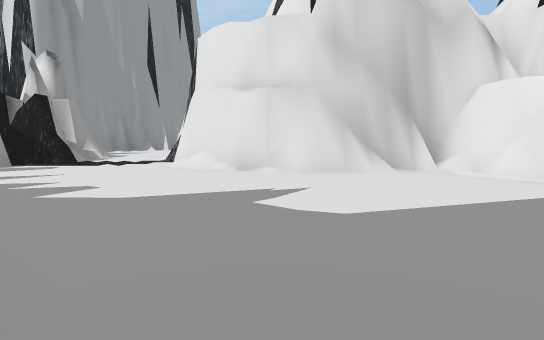
View 1 (above)

24 first-person views from a walk through a scene from a Unity 3-D project. The camera is 1.2 m above the floor, tilts 6° down and sees 75° across. The floor is counted in squares, 2 m on a side. Each view is taken from the middle of a square. On the plan, view 1 faces up. The plan holds only what a view shows up to about 10 squares ahead; the rest is blank. The place goes on beyond the plan. Some animated figures are left out.

View 2
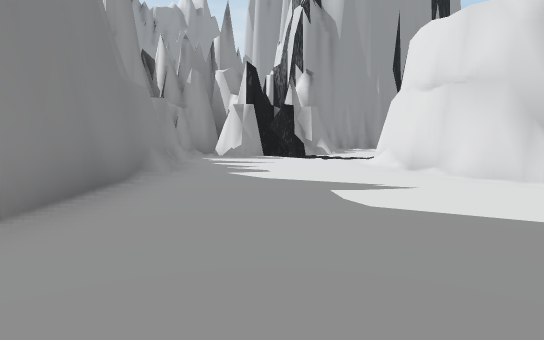

View 3
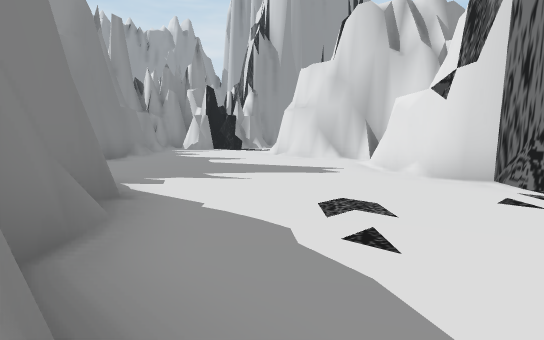

View 4
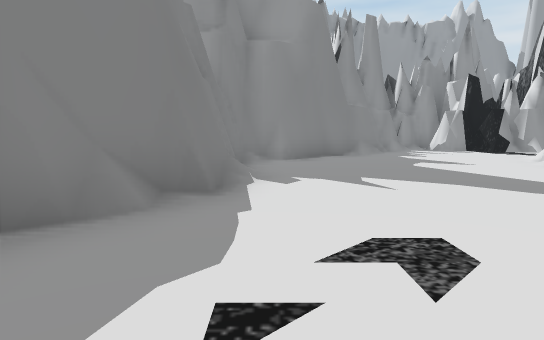

View 5
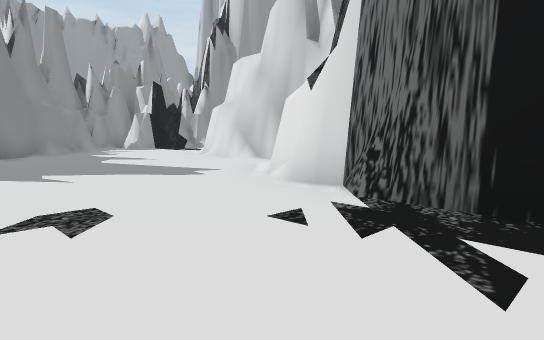

View 6
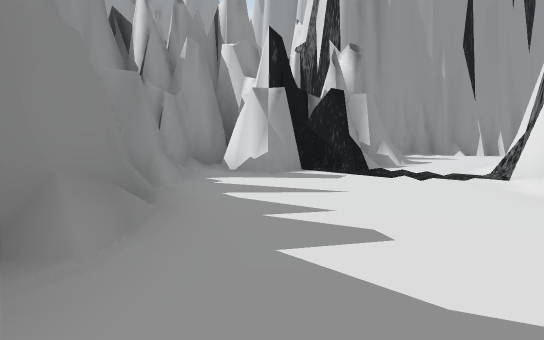

View 7
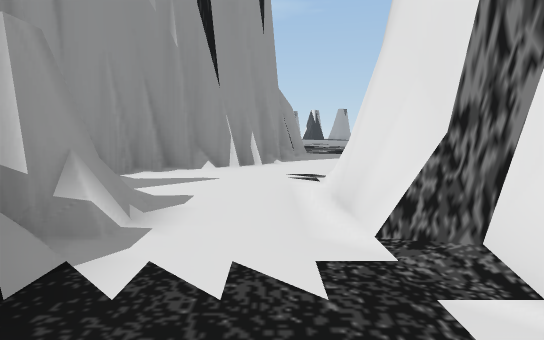

View 8
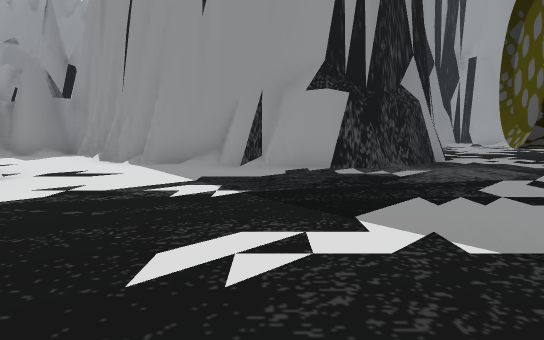

View 9
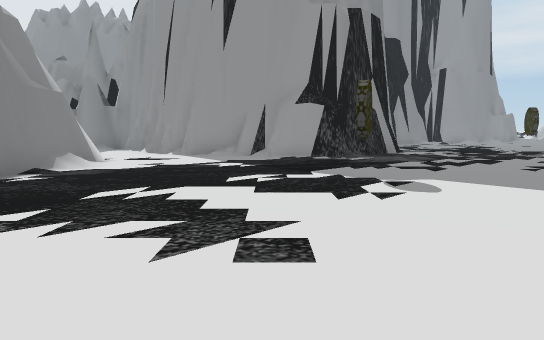

View 10
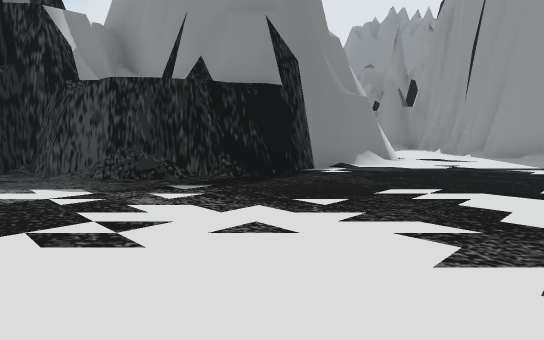

View 11
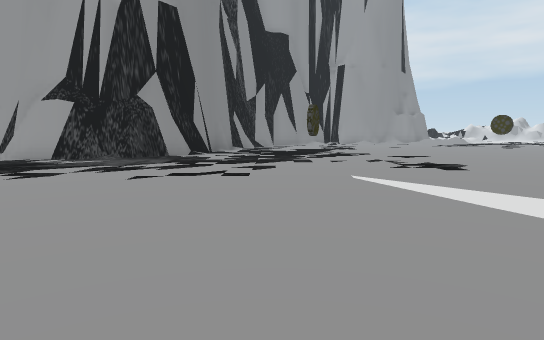

View 12
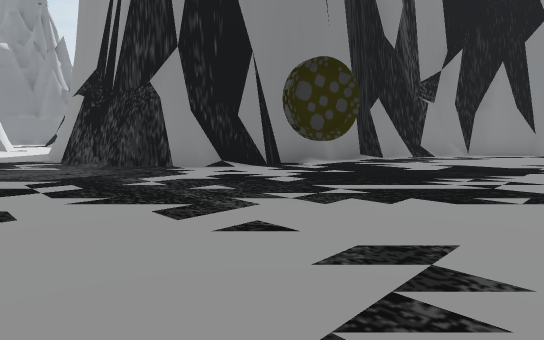

View 13
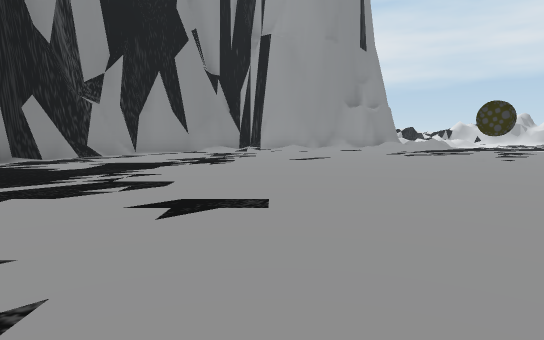

View 14
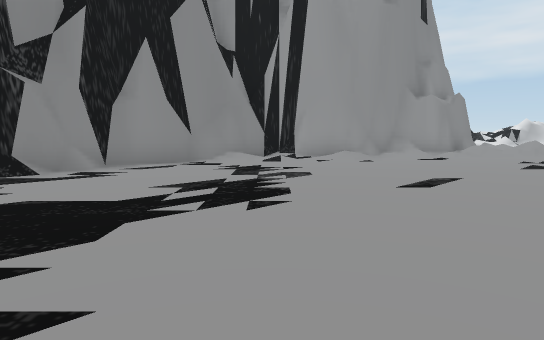

View 15
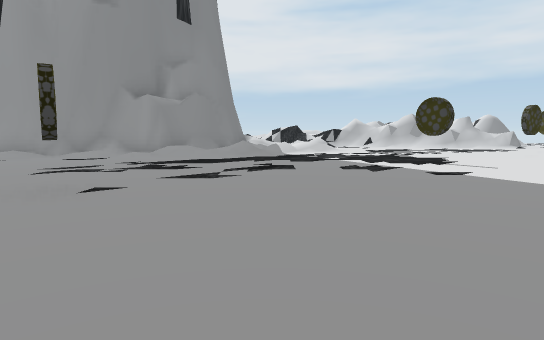

View 16
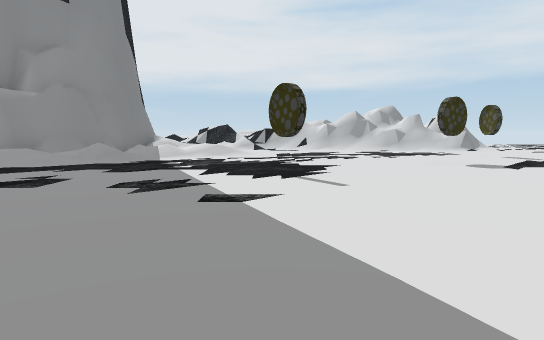

View 17
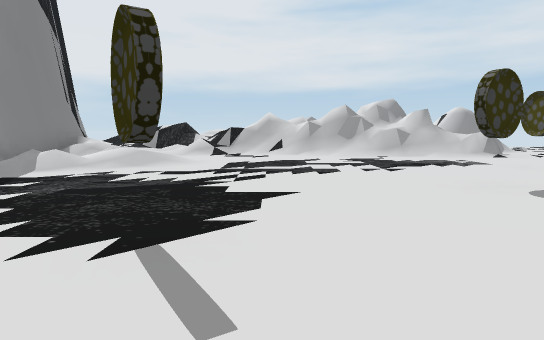

View 18
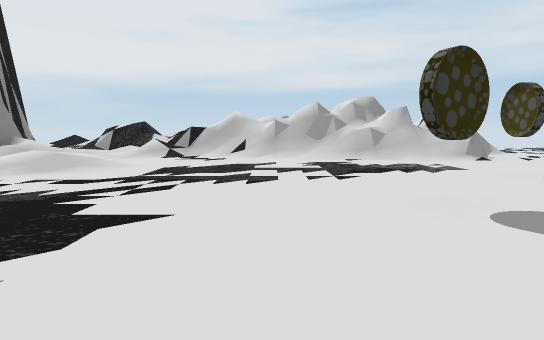

View 19
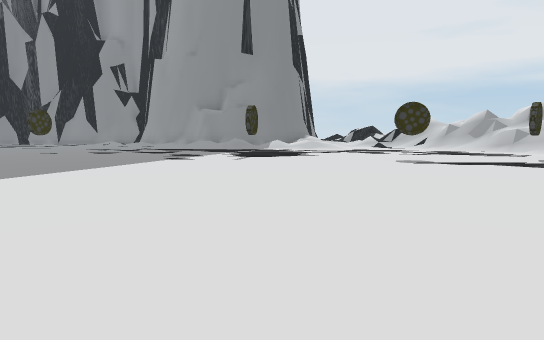

View 20
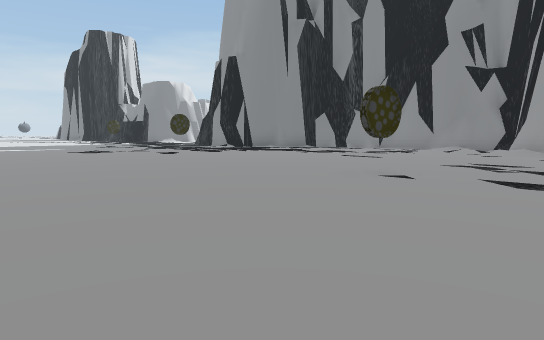

View 21
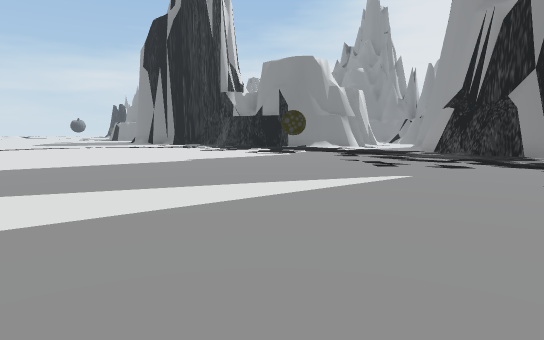

View 22
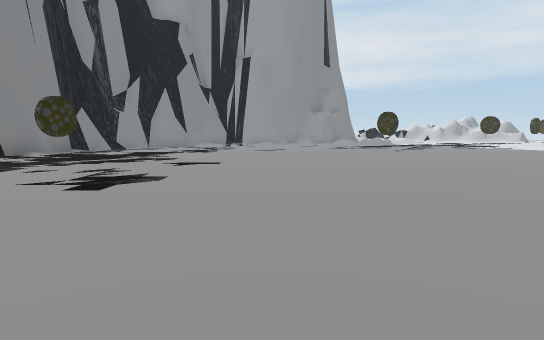

View 23
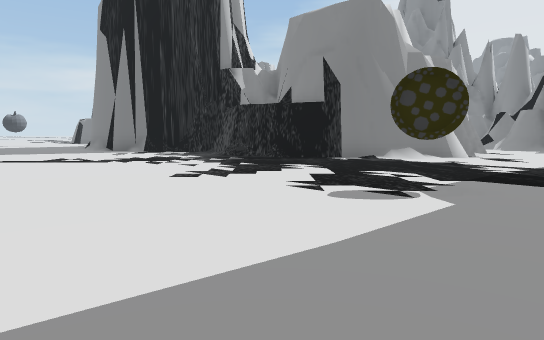

View 24
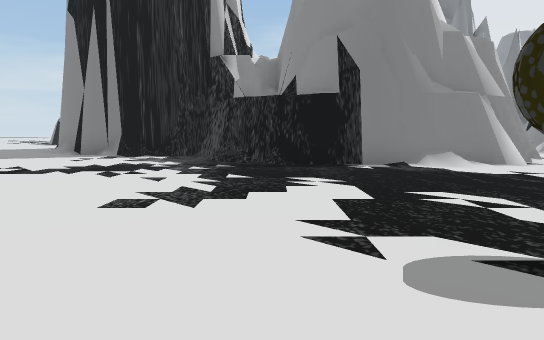

### Floor plan
Key: @ floor where view 1 was taken; # wall or solid block; . floor; / step, stairs or slope; = window, fence, low wall or low ledge.
Columns run from 20 left of view 1 to 8 right of it. Each row starts with its distance up from view 1.
 43   /...     .....
 42  ==.............
 41 =//.............
 40 ///.............
 39 =//.............
 38 //.............
 37 //.............
 36 /..............
 35 //../...........
 34 ///.//...........
 33 ///////...........
 32  //.////...........
 31 ######//............
 30      ##/..............
 29       #/...............
 28       #/................
 27       ##/................
 26       ##/.................
 25       #//..................
 24       ##/..................
 23        ###..................
 22          ##..................
 21           ###................
 20             ####.............
 19                ###...........
 18                  #...........
 17                  ##.........
 16                  ##..........
 15                  #...........
 14                 ##...........
 13                 #............
 12               ###..######....
 11               #...##    ##...
 10               #...#      #...
  9               ##..#      ####
  8               ###.##
  7               ###./##
  6               ##.../####
  5               #........##
  4               ##........###
  3                ##.........###
  2                 ##...........
  1                  ##..........
  0                   ##@........
 -1                    ######...
 -2                         ###/

Where each view was taken, in squares from view 1:
view 1: 0 up, 0 right, facing up
view 2: 0 up, 2 right, facing up-left
view 3: 2 down, 7 right, facing up-left
view 4: 0 up, 7 right, facing left
view 5: 0 up, 8 right, facing up-left
view 6: 2 up, 1 left, facing up-left
view 7: 6 up, 3 left, facing up
view 8: 16 up, 4 right, facing left
view 9: 16 up, 7 right, facing left
view 10: 16 up, 7 right, facing down-left
view 11: 22 up, 6 right, facing left
view 12: 25 up, 0 right, facing down-left
view 13: 26 up, 0 right, facing left
view 14: 25 up, 4 left, facing left
view 15: 33 up, 4 left, facing left
view 16: 36 up, 6 left, facing left
view 17: 37 up, 9 left, facing left
view 18: 38 up, 10 left, facing left
view 19: 43 up, 5 left, facing down-left
view 20: 36 up, 6 left, facing down
view 21: 28 up, 3 right, facing down
view 22: 27 up, 4 right, facing left
view 23: 21 up, 4 right, facing down
view 24: 19 up, 4 right, facing down
